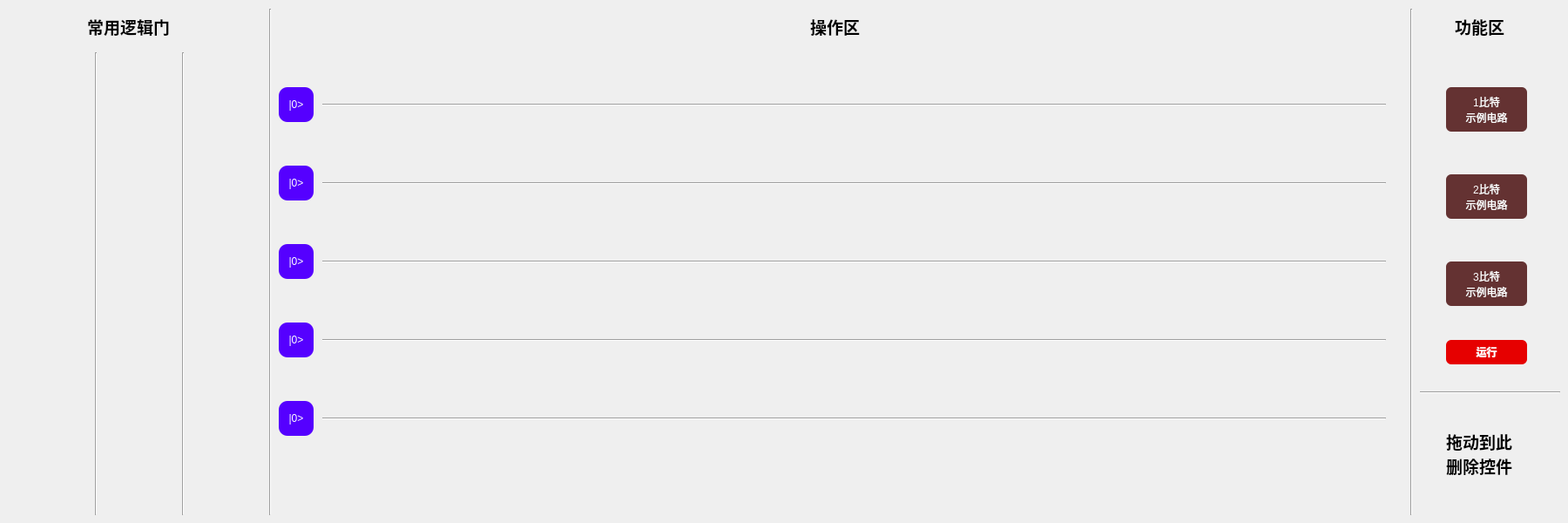
<?xml version="1.0" encoding="UTF-8"?>
<ui version="4.0">
 <class>Widget</class>
 <widget class="QWidget" name="Widget">
  <property name="geometry">
   <rect>
    <x>0</x>
    <y>0</y>
    <width>1800</width>
    <height>600</height>
   </rect>
  </property>
  <property name="windowTitle">
   <string>Widget</string>
  </property>
  <widget class="QLabel" name="title1">
   <property name="geometry">
    <rect>
     <x>100</x>
     <y>20</y>
     <width>151</width>
     <height>21</height>
    </rect>
   </property>
   <property name="font">
    <font>
     <pointsize>14</pointsize>
     <weight>75</weight>
     <bold>true</bold>
    </font>
   </property>
   <property name="text">
    <string>常用逻辑门</string>
   </property>
  </widget>
  <widget class="QLabel" name="Zgate">
   <property name="geometry">
    <rect>
     <x>20</x>
     <y>480</y>
     <width>80</width>
     <height>80</height>
    </rect>
   </property>
   <property name="text">
    <string/>
   </property>
   <property name="pixmap">
    <pixmap resource="gates/images.qrc">:/Z.png</pixmap>
   </property>
  </widget>
  <widget class="QLabel" name="Measuregate">
   <property name="geometry">
    <rect>
     <x>120</x>
     <y>80</y>
     <width>80</width>
     <height>80</height>
    </rect>
   </property>
   <property name="text">
    <string/>
   </property>
   <property name="pixmap">
    <pixmap resource="gates/images.qrc">:/Measure.png</pixmap>
   </property>
  </widget>
  <widget class="QLabel" name="Cnotgate">
   <property name="geometry">
    <rect>
     <x>120</x>
     <y>160</y>
     <width>80</width>
     <height>170</height>
    </rect>
   </property>
   <property name="text">
    <string/>
   </property>
   <property name="pixmap">
    <pixmap resource="gates/images.qrc">:/Cnot2.png</pixmap>
   </property>
  </widget>
  <widget class="QLabel" name="Tgate">
   <property name="geometry">
    <rect>
     <x>20</x>
     <y>240</y>
     <width>80</width>
     <height>80</height>
    </rect>
   </property>
   <property name="text">
    <string/>
   </property>
   <property name="pixmap">
    <pixmap resource="gates/images.qrc">:/T.png</pixmap>
   </property>
  </widget>
  <widget class="QLabel" name="Sgate">
   <property name="geometry">
    <rect>
     <x>20</x>
     <y>160</y>
     <width>80</width>
     <height>80</height>
    </rect>
   </property>
   <property name="text">
    <string/>
   </property>
   <property name="pixmap">
    <pixmap resource="gates/images.qrc">:/S.png</pixmap>
   </property>
  </widget>
  <widget class="QLabel" name="Xgate">
   <property name="geometry">
    <rect>
     <x>20</x>
     <y>320</y>
     <width>80</width>
     <height>80</height>
    </rect>
   </property>
   <property name="text">
    <string/>
   </property>
   <property name="pixmap">
    <pixmap resource="gates/images.qrc">:/X.png</pixmap>
   </property>
  </widget>
  <widget class="QLabel" name="Ygate">
   <property name="geometry">
    <rect>
     <x>20</x>
     <y>400</y>
     <width>80</width>
     <height>80</height>
    </rect>
   </property>
   <property name="text">
    <string/>
   </property>
   <property name="pixmap">
    <pixmap resource="gates/images.qrc">:/Y.png</pixmap>
   </property>
  </widget>
  <widget class="QLabel" name="Hgate">
   <property name="geometry">
    <rect>
     <x>20</x>
     <y>80</y>
     <width>80</width>
     <height>80</height>
    </rect>
   </property>
   <property name="text">
    <string/>
   </property>
   <property name="pixmap">
    <pixmap resource="gates/images.qrc">:/H.png</pixmap>
   </property>
  </widget>
  <widget class="Line" name="line">
   <property name="geometry">
    <rect>
     <x>100</x>
     <y>60</y>
     <width>20</width>
     <height>531</height>
    </rect>
   </property>
   <property name="orientation">
    <enum>Qt::Vertical</enum>
   </property>
  </widget>
  <widget class="Line" name="line_3">
   <property name="geometry">
    <rect>
     <x>370</x>
     <y>110</y>
     <width>1221</width>
     <height>20</height>
    </rect>
   </property>
   <property name="font">
    <font>
     <pointsize>9</pointsize>
     <weight>75</weight>
     <bold>true</bold>
    </font>
   </property>
   <property name="orientation">
    <enum>Qt::Horizontal</enum>
   </property>
  </widget>
  <widget class="Line" name="line_4">
   <property name="geometry">
    <rect>
     <x>370</x>
     <y>200</y>
     <width>1221</width>
     <height>20</height>
    </rect>
   </property>
   <property name="font">
    <font>
     <pointsize>9</pointsize>
     <weight>75</weight>
     <bold>true</bold>
    </font>
   </property>
   <property name="orientation">
    <enum>Qt::Horizontal</enum>
   </property>
  </widget>
  <widget class="Line" name="line_5">
   <property name="geometry">
    <rect>
     <x>370</x>
     <y>290</y>
     <width>1221</width>
     <height>20</height>
    </rect>
   </property>
   <property name="font">
    <font>
     <pointsize>9</pointsize>
     <weight>75</weight>
     <bold>true</bold>
    </font>
   </property>
   <property name="orientation">
    <enum>Qt::Horizontal</enum>
   </property>
  </widget>
  <widget class="Line" name="line_6">
   <property name="geometry">
    <rect>
     <x>370</x>
     <y>380</y>
     <width>1221</width>
     <height>20</height>
    </rect>
   </property>
   <property name="font">
    <font>
     <pointsize>9</pointsize>
     <weight>75</weight>
     <bold>true</bold>
    </font>
   </property>
   <property name="orientation">
    <enum>Qt::Horizontal</enum>
   </property>
  </widget>
  <widget class="Line" name="line_7">
   <property name="geometry">
    <rect>
     <x>370</x>
     <y>470</y>
     <width>1221</width>
     <height>20</height>
    </rect>
   </property>
   <property name="font">
    <font>
     <pointsize>9</pointsize>
     <weight>75</weight>
     <bold>true</bold>
    </font>
   </property>
   <property name="orientation">
    <enum>Qt::Horizontal</enum>
   </property>
  </widget>
  <widget class="QLabel" name="title2">
   <property name="geometry">
    <rect>
     <x>930</x>
     <y>20</y>
     <width>81</width>
     <height>21</height>
    </rect>
   </property>
   <property name="font">
    <font>
     <pointsize>14</pointsize>
     <weight>75</weight>
     <bold>true</bold>
    </font>
   </property>
   <property name="text">
    <string>操作区</string>
   </property>
  </widget>
  <widget class="QPushButton" name="qbit1">
   <property name="geometry">
    <rect>
     <x>320</x>
     <y>100</y>
     <width>40</width>
     <height>40</height>
    </rect>
   </property>
   <property name="styleSheet">
    <string notr="true">QPushButton 
{ 
	background-color: rgb(85, 0, 255); 
	border-radius: 10px; 
	color: rgb(255, 255, 255); 
} </string>
   </property>
   <property name="text">
    <string>|0&gt;</string>
   </property>
  </widget>
  <widget class="QPushButton" name="qbit2">
   <property name="geometry">
    <rect>
     <x>320</x>
     <y>190</y>
     <width>40</width>
     <height>40</height>
    </rect>
   </property>
   <property name="styleSheet">
    <string notr="true">QPushButton 
{ 
	background-color: rgb(85, 0, 255); 
	border-radius: 10px; 
	color: rgb(255, 255, 255); 
} </string>
   </property>
   <property name="text">
    <string>|0&gt;</string>
   </property>
  </widget>
  <widget class="QPushButton" name="qbit3">
   <property name="geometry">
    <rect>
     <x>320</x>
     <y>280</y>
     <width>40</width>
     <height>40</height>
    </rect>
   </property>
   <property name="styleSheet">
    <string notr="true">QPushButton 
{ 
	background-color: rgb(85, 0, 255); 
	border-radius: 10px; 
	color: rgb(255, 255, 255); 
} </string>
   </property>
   <property name="text">
    <string>|0&gt;</string>
   </property>
  </widget>
  <widget class="QPushButton" name="qbit4">
   <property name="geometry">
    <rect>
     <x>320</x>
     <y>370</y>
     <width>40</width>
     <height>40</height>
    </rect>
   </property>
   <property name="styleSheet">
    <string notr="true">QPushButton 
{ 
	background-color: rgb(85, 0, 255); 
	border-radius: 10px; 
	color: rgb(255, 255, 255); 
} </string>
   </property>
   <property name="text">
    <string>|0&gt;</string>
   </property>
  </widget>
  <widget class="QPushButton" name="qbit5">
   <property name="geometry">
    <rect>
     <x>320</x>
     <y>460</y>
     <width>40</width>
     <height>40</height>
    </rect>
   </property>
   <property name="styleSheet">
    <string notr="true">QPushButton 
{ 
	background-color: rgb(85, 0, 255); 
	border-radius: 10px; 
	color: rgb(255, 255, 255); 
} </string>
   </property>
   <property name="text">
    <string>|0&gt;</string>
   </property>
  </widget>
  <widget class="Line" name="line_8">
   <property name="geometry">
    <rect>
     <x>1610</x>
     <y>10</y>
     <width>20</width>
     <height>581</height>
    </rect>
   </property>
   <property name="orientation">
    <enum>Qt::Vertical</enum>
   </property>
  </widget>
  <widget class="QPushButton" name="Example_1">
   <property name="geometry">
    <rect>
     <x>1660</x>
     <y>100</y>
     <width>93</width>
     <height>51</height>
    </rect>
   </property>
   <property name="styleSheet">
    <string notr="true">QPushButton 
{ 
	background-color: rgb(100, 50, 50); 
	border-radius: 6px; 
	color: rgb(255, 255, 255); 
} </string>
   </property>
   <property name="text">
    <string>1比特
示例电路</string>
   </property>
  </widget>
  <widget class="QPushButton" name="Example_2">
   <property name="geometry">
    <rect>
     <x>1660</x>
     <y>200</y>
     <width>93</width>
     <height>51</height>
    </rect>
   </property>
   <property name="styleSheet">
    <string notr="true">QPushButton 
{ 
	background-color: rgb(100, 50, 50); 
	border-radius: 6px; 
	color: rgb(255, 255, 255); 
} </string>
   </property>
   <property name="text">
    <string>2比特
示例电路</string>
   </property>
  </widget>
  <widget class="QPushButton" name="Example_3">
   <property name="geometry">
    <rect>
     <x>1660</x>
     <y>300</y>
     <width>93</width>
     <height>51</height>
    </rect>
   </property>
   <property name="styleSheet">
    <string notr="true">QPushButton 
{ 
	background-color: rgb(100, 50, 50); 
	border-radius: 6px; 
	color: rgb(255, 255, 255); 
} </string>
   </property>
   <property name="text">
    <string>3比特
示例电路</string>
   </property>
  </widget>
  <widget class="QPushButton" name="Do">
   <property name="geometry">
    <rect>
     <x>1660</x>
     <y>390</y>
     <width>93</width>
     <height>28</height>
    </rect>
   </property>
   <property name="font">
    <font>
     <weight>75</weight>
     <bold>true</bold>
    </font>
   </property>
   <property name="cursor">
    <cursorShape>ArrowCursor</cursorShape>
   </property>
   <property name="styleSheet">
    <string notr="true">QPushButton 
{ 
	background-color: rgb(230, 0, 0); 
	border-radius: 6px; 
	color: rgb(255, 255, 255); 
} </string>
   </property>
   <property name="text">
    <string>运行</string>
   </property>
  </widget>
  <widget class="QLabel" name="title3">
   <property name="geometry">
    <rect>
     <x>1670</x>
     <y>20</y>
     <width>81</width>
     <height>21</height>
    </rect>
   </property>
   <property name="font">
    <font>
     <pointsize>14</pointsize>
     <weight>75</weight>
     <bold>true</bold>
    </font>
   </property>
   <property name="text">
    <string>功能区</string>
   </property>
  </widget>
  <widget class="QLabel" name="DeleteLabel">
   <property name="geometry">
    <rect>
     <x>1660</x>
     <y>490</y>
     <width>101</width>
     <height>61</height>
    </rect>
   </property>
   <property name="font">
    <font>
     <pointsize>14</pointsize>
     <weight>75</weight>
     <bold>true</bold>
    </font>
   </property>
   <property name="text">
    <string>拖动到此
删除控件</string>
   </property>
  </widget>
  <widget class="Line" name="line_9">
   <property name="geometry">
    <rect>
     <x>1630</x>
     <y>440</y>
     <width>161</width>
     <height>20</height>
    </rect>
   </property>
   <property name="font">
    <font>
     <pointsize>9</pointsize>
     <weight>75</weight>
     <bold>true</bold>
    </font>
   </property>
   <property name="orientation">
    <enum>Qt::Horizontal</enum>
   </property>
  </widget>
  <widget class="Line" name="line_10">
   <property name="geometry">
    <rect>
     <x>300</x>
     <y>10</y>
     <width>20</width>
     <height>581</height>
    </rect>
   </property>
   <property name="orientation">
    <enum>Qt::Vertical</enum>
   </property>
  </widget>
  <widget class="Line" name="line_2">
   <property name="geometry">
    <rect>
     <x>200</x>
     <y>60</y>
     <width>20</width>
     <height>531</height>
    </rect>
   </property>
   <property name="orientation">
    <enum>Qt::Vertical</enum>
   </property>
  </widget>
  <widget class="QLabel" name="Swapgate">
   <property name="geometry">
    <rect>
     <x>220</x>
     <y>80</y>
     <width>80</width>
     <height>170</height>
    </rect>
   </property>
   <property name="text">
    <string/>
   </property>
   <property name="pixmap">
    <pixmap resource="gates/images.qrc">:/Swap2.png</pixmap>
   </property>
  </widget>
 </widget>
 <resources>
  <include location="gates/images.qrc"/>
 </resources>
 <connections/>
</ui>
